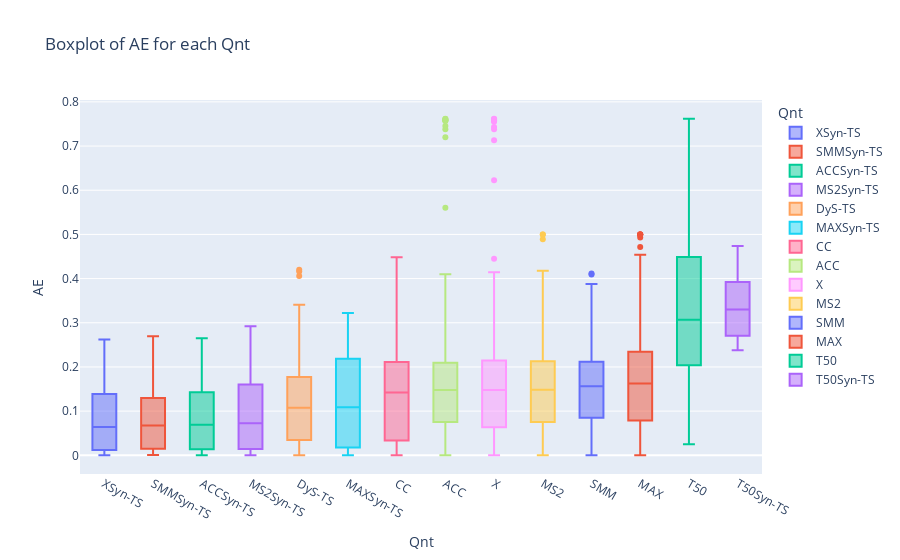

Here is the notebook cell this chart was saved with:
### Markdown cell above
# Boxplot general

### Code cell
import plotly.express as px

def plot_sorted_boxplot(df):
    # Calculate the median AE for each Qnt
    median_ae = df.groupby('Qnt')['AE'].median().reset_index()

    # Sort the Qnt by the median AE
    sorted_qnt = median_ae.sort_values(by='AE')['Qnt']

    # Reorder the grouped DataFrame based on the sorted Qnt
    df['Qnt'] = pd.Categorical(df['Qnt'], categories=sorted_qnt, ordered=True)
    df = df.sort_values('Qnt')

    # Plot the sorted boxplot
    fig = px.box(df, x='Qnt', y='AE', color='Qnt', title='Boxplot of AE for each Qnt')
    fig.update_layout(xaxis_title='Qnt', yaxis_title='AE', showlegend=True)
    fig.show()

# Example usage
plot_sorted_boxplot(grouped)

### Figure 1 — Plotly figure (JSON) as saved in the notebook; plotly's stock layout.template omitted (floating-point values rounded to 4 significant figures)
{"data": [{"alignmentgroup": "True", "hovertemplate": "Qnt=%{x}<br>AE=%{y}<extra></extra>", "legendgroup": "XSyn-TS", "marker": {"color": "#636efa"}, "name": "XSyn-TS", "notched": false, "offsetgroup": "XSyn-TS", "orientation": "v", "showlegend": true, "type": "box", "x": ["XSyn-TS", "XSyn-TS", "XSyn-TS", "XSyn-TS", "XSyn-TS", "XSyn-TS", "XSyn-TS", "XSyn-TS", "XSyn-TS", "XSyn-TS", "XSyn-TS", "XSyn-TS", "XSyn-TS", "XSyn-TS", "XSyn-TS", "XSyn-TS", "XSyn-TS", "XSyn-TS", "XSyn-TS", "XSyn-TS", "XSyn-TS", "XSyn-TS", "XSyn-TS", "XSyn-TS", "XSyn-TS", "XSyn-TS", "XSyn-TS", "XSyn-TS", "XSyn-TS", "XSyn-TS", "XSyn-TS", "XSyn-TS", "XSyn-TS", "XSyn-TS", "XSyn-TS", "XSyn-TS", "XSyn-TS", "XSyn-TS", "XSyn-TS", "XSyn-TS", "XSyn-TS", "XSyn-TS", "XSyn-TS", "XSyn-TS", "XSyn-TS", "XSyn-TS", "XSyn-TS", "XSyn-TS", "XSyn-TS", "XSyn-TS", "XSyn-TS", "XSyn-TS", "XSyn-TS", "XSyn-TS", "XSyn-TS", "XSyn-TS", "XSyn-TS", "XSyn-TS", "XSyn-TS", "XSyn-TS", "XSyn-TS", "XSyn-TS", "XSyn-TS", "XSyn-TS", "XSyn-TS", "XSyn-TS", "XSyn-TS", "XSyn-TS", "XSyn-TS", "XSyn-TS", "XSyn-TS", "XSyn-TS", "XSyn-TS", "XSyn-TS", "XSyn-TS", "XSyn-TS", "XSyn-TS", "XSyn-TS", "XSyn-TS", "XSyn-TS", "XSyn-TS", "XSyn-TS", "XSyn-TS", "XSyn-TS", "XSyn-TS", "XSyn-TS", "XSyn-TS", "XSyn-TS", "XSyn-TS", "XSyn-TS", "XSyn-TS", "XSyn-TS", "XSyn-TS", "XSyn-TS", "XSyn-TS", "XSyn-TS", "XSyn-TS", "XSyn-TS", "XSyn-TS", "XSyn-TS"], "x0": " ", "xaxis": "x", "y": [0.0, 0.07381, 0.2518, 0.2614, 0.2434, 0.261, 0.2603, 0.2504, 0.2366, 0.2547, 0.1886, 0.131, 0.1893, 0.1762, 0.1996, 0.1797, 0.1863, 0.1662, 0.1847, 0.1757, 0.1298, 0.1408, 0.2602, 0.1439, 0.1885, 0.07838, 0.1009, 0.1025, 0.09667, 0.139, 0.1432, 0.1301, 0.1396, 0.103, 0.139, 0.09267, 0.07848, 0.09929, 0.09548, 0.0979, 0.0981, 0.06781, 0.06233, 0.07238, 0.0791, 0.07376, 0.1364, 0.07548, 0.1038, 0.01086, 0.2622, 0.004143, 0.0121, 0.05981, 0.05319, 0.04476, 0.05381, 0.05981, 0.05433, 0.05929, 0.06548, 0.05771, 0.01281, 0.02671, 0.02543, 0.02857, 0.02648, 0.02833, 0.02233, 0.02686, 0.02652, 0.02395, 0.01171, 0.08257, 0.02343, 0.01219, 0.01176, 0.003905, 0.01086, 0.01181, 0.01143, 0.003762, 0.003714, 0.003429, 0.01329, 0.003571, 0.003857, 0.00381, 0.002952, 0.003333, 0.0, 0.0, 0.0, 0.0, 0.0, 0.0, 0.0, 0.0, 0.0, 0.05862], "y0": " ", "yaxis": "y"}, {"alignmentgroup": "True", "hovertemplate": "Qnt=%{x}<br>AE=%{y}<extra></extra>", "legendgroup": "SMMSyn-TS", "marker": {"color": "#EF553B"}, "name": "SMMSyn-TS", "notched": false, "offsetgroup": "SMMSyn-TS", "orientation": "v", "showlegend": true, "type": "box", "x": ["SMMSyn-TS", "SMMSyn-TS", "SMMSyn-TS", "SMMSyn-TS", "SMMSyn-TS", "SMMSyn-TS", "SMMSyn-TS", "SMMSyn-TS", "SMMSyn-TS", "SMMSyn-TS", "SMMSyn-TS", "SMMSyn-TS", "SMMSyn-TS", "SMMSyn-TS", "SMMSyn-TS", "SMMSyn-TS", "SMMSyn-TS", "SMMSyn-TS", "SMMSyn-TS", "SMMSyn-TS", "SMMSyn-TS", "SMMSyn-TS", "SMMSyn-TS", "SMMSyn-TS", "SMMSyn-TS", "SMMSyn-TS", "SMMSyn-TS", "SMMSyn-TS", "SMMSyn-TS", "SMMSyn-TS", "SMMSyn-TS", "SMMSyn-TS", "SMMSyn-TS", "SMMSyn-TS", "SMMSyn-TS", "SMMSyn-TS", "SMMSyn-TS", "SMMSyn-TS", "SMMSyn-TS", "SMMSyn-TS", "SMMSyn-TS", "SMMSyn-TS", "SMMSyn-TS", "SMMSyn-TS", "SMMSyn-TS", "SMMSyn-TS", "SMMSyn-TS", "SMMSyn-TS", "SMMSyn-TS", "SMMSyn-TS", "SMMSyn-TS", "SMMSyn-TS", "SMMSyn-TS", "SMMSyn-TS", "SMMSyn-TS", "SMMSyn-TS", "SMMSyn-TS", "SMMSyn-TS", "SMMSyn-TS", "SMMSyn-TS", "SMMSyn-TS", "SMMSyn-TS", "SMMSyn-TS", "SMMSyn-TS", "SMMSyn-TS", "SMMSyn-TS", "SMMSyn-TS", "SMMSyn-TS", "SMMSyn-TS", "SMMSyn-TS", "SMMSyn-TS", "SMMSyn-TS", "SMMSyn-TS", "SMMSyn-TS", "SMMSyn-TS", "SMMSyn-TS", "SMMSyn-TS", "SMMSyn-TS", "SMMSyn-TS", "SMMSyn-TS", "SMMSyn-TS", "SMMSyn-TS", "SMMSyn-TS", "SMMSyn-TS", "SMMSyn-TS", "SMMSyn-TS", "SMMSyn-TS", "SMMSyn-TS", "SMMSyn-TS", "SMMSyn-TS", "SMMSyn-TS", "SMMSyn-TS", "SMMSyn-TS", "SMMSyn-TS", "SMMSyn-TS", "SMMSyn-TS", "SMMSyn-TS", "SMMSyn-TS", "SMMSyn-TS", "SMMSyn-TS"], "x0": " ", "xaxis": "x", "y": [0.2449, 0.237, 0.254, 0.2477, 0.186, 0.2466, 0.2418, 0.001286, 0.1297, 0.2695, 0.2576, 0.1645, 0.2601, 0.1932, 0.1798, 0.186, 0.1853, 0.1857, 0.1839, 0.1845, 0.1757, 0.1278, 0.243, 0.1265, 0.09514, 0.07595, 0.001048, 0.08819, 0.123, 0.1297, 0.1371, 0.1382, 0.1247, 0.1372, 0.08643, 0.1056, 0.09333, 0.09657, 0.0711, 0.08619, 0.09648, 0.09533, 0.08114, 0.07557, 0.08281, 0.08324, 0.0759, 0.072, 0.07314, 0.1316, 0.07462, 0.01481, 0.02395, 0.01476, 0.05562, 0.04833, 0.06429, 0.05733, 0.05719, 0.056, 0.04495, 0.001333, 0.04919, 0.05205, 0.02662, 0.02838, 0.02681, 0.02786, 0.03052, 0.03552, 0.0261, 0.01529, 0.01376, 0.02538, 0.015, 0.02671, 0.0559, 0.008429, 0.01629, 0.01448, 0.01529, 0.01548, 0.008905, 0.007619, 0.007333, 0.007619, 0.008286, 0.008476, 0.08757, 0.01462, 0.008333, 0.007667, 0.001048, 0.001048, 0.001286, 0.0008095, 0.001238, 0.001095, 0.00119, 0.008095], "y0": " ", "yaxis": "y"}, {"alignmentgroup": "True", "hovertemplate": "Qnt=%{x}<br>AE=%{y}<extra></extra>", "legendgroup": "ACCSyn-TS", "marker": {"color": "#00cc96"}, "name": "ACCSyn-TS", "notched": false, "offsetgroup": "ACCSyn-TS", "orientation": "v", "showlegend": true, "type": "box", "x": ["ACCSyn-TS", "ACCSyn-TS", "ACCSyn-TS", "ACCSyn-TS", "ACCSyn-TS", "ACCSyn-TS", "ACCSyn-TS", "ACCSyn-TS", "ACCSyn-TS", "ACCSyn-TS", "ACCSyn-TS", "ACCSyn-TS", "ACCSyn-TS", "ACCSyn-TS", "ACCSyn-TS", "ACCSyn-TS", "ACCSyn-TS", "ACCSyn-TS", "ACCSyn-TS", "ACCSyn-TS", "ACCSyn-TS", "ACCSyn-TS", "ACCSyn-TS", "ACCSyn-TS", "ACCSyn-TS", "ACCSyn-TS", "ACCSyn-TS", "ACCSyn-TS", "ACCSyn-TS", "ACCSyn-TS", "ACCSyn-TS", "ACCSyn-TS", "ACCSyn-TS", "ACCSyn-TS", "ACCSyn-TS", "ACCSyn-TS", "ACCSyn-TS", "ACCSyn-TS", "ACCSyn-TS", "ACCSyn-TS", "ACCSyn-TS", "ACCSyn-TS", "ACCSyn-TS", "ACCSyn-TS", "ACCSyn-TS", "ACCSyn-TS", "ACCSyn-TS", "ACCSyn-TS", "ACCSyn-TS", "ACCSyn-TS", "ACCSyn-TS", "ACCSyn-TS", "ACCSyn-TS", "ACCSyn-TS", "ACCSyn-TS", "ACCSyn-TS", "ACCSyn-TS", "ACCSyn-TS", "ACCSyn-TS", "ACCSyn-TS", "ACCSyn-TS", "ACCSyn-TS", "ACCSyn-TS", "ACCSyn-TS", "ACCSyn-TS", "ACCSyn-TS", "ACCSyn-TS", "ACCSyn-TS", "ACCSyn-TS", "ACCSyn-TS", "ACCSyn-TS", "ACCSyn-TS", "ACCSyn-TS", "ACCSyn-TS", "ACCSyn-TS", "ACCSyn-TS", "ACCSyn-TS", "ACCSyn-TS", "ACCSyn-TS", "ACCSyn-TS", "ACCSyn-TS", "ACCSyn-TS", "ACCSyn-TS", "ACCSyn-TS", "ACCSyn-TS", "ACCSyn-TS", "ACCSyn-TS", "ACCSyn-TS", "ACCSyn-TS", "ACCSyn-TS", "ACCSyn-TS", "ACCSyn-TS", "ACCSyn-TS", "ACCSyn-TS", "ACCSyn-TS", "ACCSyn-TS", "ACCSyn-TS", "ACCSyn-TS", "ACCSyn-TS", "ACCSyn-TS"], "x0": " ", "xaxis": "x", "y": [0.2489, 0.2442, 0.2481, 0.2478, 0.2556, 0.2534, 0.2652, 0.2505, 0.2626, 0.2552, 0.1995, 0.2001, 0.202, 0.1856, 0.1418, 0.1904, 0.1853, 0.1974, 0.192, 0.196, 0.1395, 0.07876, 0.1913, 0.0, 0.07929, 0.1438, 0.07767, 0.1088, 0.1364, 0.152, 0.1476, 0.1462, 0.1369, 0.1147, 0.1054, 0.09686, 0.135, 0.1102, 0.09924, 0.0, 0.1122, 0.09652, 0.1095, 0.07867, 0.08395, 0.08348, 0.07676, 0.08829, 0.09348, 0.1532, 0.06962, 0.01314, 0.06829, 0.0659, 0.06443, 0.06157, 0.06162, 0.0641, 0.05095, 0.05733, 0.02743, 0.02771, 0.02929, 0.03129, 0.02648, 0.02667, 0.02571, 0.02367, 0.02948, 0.01314, 0.004952, 0.0, 0.01314, 0.06676, 0.05433, 0.02924, 0.08248, 0.01386, 0.01581, 0.01371, 0.01333, 0.003857, 0.005476, 0.004619, 0.004381, 0.004238, 0.004476, 0.004143, 0.01329, 0.004762, 0.00419, 0.0141, 0.0, 0.0, 0.0, 0.01357, 0.0, 0.0, 0.0, 0.0], "y0": " ", "yaxis": "y"}, {"alignmentgroup": "True", "hovertemplate": "Qnt=%{x}<br>AE=%{y}<extra></extra>", "legendgroup": "MS2Syn-TS", "marker": {"color": "#ab63fa"}, "name": "MS2Syn-TS", "notched": false, "offsetgroup": "MS2Syn-TS", "orientation": "v", "showlegend": true, "type": "box", "x": ["MS2Syn-TS", "MS2Syn-TS", "MS2Syn-TS", "MS2Syn-TS", "MS2Syn-TS", "MS2Syn-TS", "MS2Syn-TS", "MS2Syn-TS", "MS2Syn-TS", "MS2Syn-TS", "MS2Syn-TS", "MS2Syn-TS", "MS2Syn-TS", "MS2Syn-TS", "MS2Syn-TS", "MS2Syn-TS", "MS2Syn-TS", "MS2Syn-TS", "MS2Syn-TS", "MS2Syn-TS", "MS2Syn-TS", "MS2Syn-TS", "MS2Syn-TS", "MS2Syn-TS", "MS2Syn-TS", "MS2Syn-TS", "MS2Syn-TS", "MS2Syn-TS", "MS2Syn-TS", "MS2Syn-TS", "MS2Syn-TS", "MS2Syn-TS", "MS2Syn-TS", "MS2Syn-TS", "MS2Syn-TS", "MS2Syn-TS", "MS2Syn-TS", "MS2Syn-TS", "MS2Syn-TS", "MS2Syn-TS", "MS2Syn-TS", "MS2Syn-TS", "MS2Syn-TS", "MS2Syn-TS", "MS2Syn-TS", "MS2Syn-TS", "MS2Syn-TS", "MS2Syn-TS", "MS2Syn-TS", "MS2Syn-TS", "MS2Syn-TS", "MS2Syn-TS", "MS2Syn-TS", "MS2Syn-TS", "MS2Syn-TS", "MS2Syn-TS", "MS2Syn-TS", "MS2Syn-TS", "MS2Syn-TS", "MS2Syn-TS", "MS2Syn-TS", "MS2Syn-TS", "MS2Syn-TS", "MS2Syn-TS", "MS2Syn-TS", "MS2Syn-TS", "MS2Syn-TS", "MS2Syn-TS", "MS2Syn-TS", "MS2Syn-TS", "MS2Syn-TS", "MS2Syn-TS", "MS2Syn-TS", "MS2Syn-TS", "MS2Syn-TS", "MS2Syn-TS", "MS2Syn-TS", "MS2Syn-TS", "MS2Syn-TS", "MS2Syn-TS", "MS2Syn-TS", "MS2Syn-TS", "MS2Syn-TS", "MS2Syn-TS", "MS2Syn-TS", "MS2Syn-TS", "MS2Syn-TS", "MS2Syn-TS", "MS2Syn-TS", "MS2Syn-TS", "MS2Syn-TS", "MS2Syn-TS", "MS2Syn-TS", "MS2Syn-TS", "MS2Syn-TS", "MS2Syn-TS", "MS2Syn-TS", "MS2Syn-TS", "MS2Syn-TS", "MS2Syn-TS"], "x0": " ", "xaxis": "x", "y": [0.2032, 0.119, 0.2758, 0.2646, 0.2923, 0.2063, 0.2661, 0.2158, 0.1979, 0.1997, 0.01448, 0.1239, 0.081, 0.1078, 0.004571, 0.01414, 0.01419, 0.01429, 0.01476, 0.01281, 0.2761, 0.219, 0.2822, 0.0151, 0.2695, 0.1614, 0.2161, 0.169, 0.1608, 0.1463, 0.1615, 0.1545, 0.1621, 0.1535, 0.1569, 0.27, 0.1596, 0.1206, 0.1084, 0.1169, 0.116, 0.1169, 0.2744, 0.2193, 0.2104, 0.0, 0.2596, 0.114, 0.01252, 0.2157, 0.004048, 0.09262, 0.0941, 0.09333, 0.06533, 0.0679, 0.059, 0.05824, 0.054, 0.0651, 0.06914, 0.08738, 0.06324, 0.02633, 0.02548, 0.02767, 0.02633, 0.03343, 0.02952, 0.05767, 0.0, 0.0, 0.01486, 0.0661, 0.08919, 0.02976, 0.08819, 0.07629, 0.004048, 0.004286, 0.004714, 0.114, 0.004048, 0.004571, 0.004, 0.003762, 0.0, 0.0, 0.004905, 0.02567, 0.0, 0.0, 0.0, 0.0, 0.01405, 0.0291, 0.08324, 0.02662, 0.08438, 0.0], "y0": " ", "yaxis": "y"}, {"alignmentgroup": "True", "hovertemplate": "Qnt=%{x}<br>AE=%{y}<extra></extra>", "legendgroup": "DyS-TS", "marker": {"color": "#FFA15A"}, "name": "DyS-TS", "notched": false, "offsetgroup": "DyS-TS", "orientation": "v", "showlegend": true, "type": "box", "x": ["DyS-TS", "DyS-TS", "DyS-TS", "DyS-TS", "DyS-TS", "DyS-TS", "DyS-TS", "DyS-TS", "DyS-TS", "DyS-TS", "DyS-TS", "DyS-TS", "DyS-TS", "DyS-TS", "DyS-TS", "DyS-TS", "DyS-TS", "DyS-TS", "DyS-TS", "DyS-TS", "DyS-TS", "DyS-TS", "DyS-TS", "DyS-TS", "DyS-TS", "DyS-TS", "DyS-TS", "DyS-TS", "DyS-TS", "DyS-TS", "DyS-TS", "DyS-TS", "DyS-TS", "DyS-TS", "DyS-TS", "DyS-TS", "DyS-TS", "DyS-TS", "DyS-TS", "DyS-TS", "DyS-TS", "DyS-TS", "DyS-TS", "DyS-TS", "DyS-TS", "DyS-TS", "DyS-TS", "DyS-TS", "DyS-TS", "DyS-TS", "DyS-TS", "DyS-TS", "DyS-TS", "DyS-TS", "DyS-TS", "DyS-TS", "DyS-TS", "DyS-TS", "DyS-TS", "DyS-TS", "DyS-TS", "DyS-TS", "DyS-TS", "DyS-TS", "DyS-TS", "DyS-TS", "DyS-TS", "DyS-TS", "DyS-TS", "DyS-TS", "DyS-TS", "DyS-TS", "DyS-TS", "DyS-TS", "DyS-TS", "DyS-TS", "DyS-TS", "DyS-TS", "DyS-TS", "DyS-TS", "DyS-TS", "DyS-TS", "DyS-TS", "DyS-TS", "DyS-TS", "DyS-TS", "DyS-TS", "DyS-TS", "DyS-TS", "DyS-TS", "DyS-TS", "DyS-TS", "DyS-TS", "DyS-TS", "DyS-TS", "DyS-TS", "DyS-TS", "DyS-TS", "DyS-TS", "DyS-TS", "DyS-TS", "DyS-TS", "DyS-TS", "DyS-TS", "DyS-TS", "DyS-TS", "DyS-TS", "DyS-TS", "DyS-TS", "DyS-TS", "DyS-TS", "DyS-TS", "DyS-TS", "DyS-TS", "DyS-TS", "DyS-TS", "DyS-TS", "DyS-TS", "DyS-TS", "DyS-TS"], "x0": " ", "xaxis": "x", "y": [0.3262, 0.008095, 0.1296, 0.1686, 0.2181, 0.2026, 0.1844, 0.4057, 0.2188, 0.2133, 0.0951, 0.2496, 0.07086, 0.102, 0.183, 0.1289, 0.1209, 0.1013, 0.1443, 0.1438, 0.09149, 0.151, 0.1332, 0.06857, 0.05607, 0.1636, 0.05962, 0.249, 0.1174, 0.01509, 0.03292, 0.1679, 0.02381, 0.1703, 0.179, 0.1517, 0.01148, 0.029, 0.1692, 0.1787, 0.02077, 0.02, 0.004333, 0.023, 0.2285, 0.009704, 0.171, 0.168, 0.015, 0.00319, 0.0, 0.2589, 0.2354, 0.2403, 0.2136, 0.2491, 0.2489, 0.416, 0.1752, 0.1719, 0.154, 0.1929, 0.1706, 0.02971, 0.03643, 0.06719, 0.09619, 0.189, 0.129, 0.1011, 0.06243, 0.05319, 0.1324, 0.2687, 0.0579, 0.184, 0.1515, 0.118, 0.03048, 0.1274, 0.05314, 0.09143, 0.1098, 0.08119, 0.2174, 0.3407, 0.09648, 0.1018, 0.1412, 0.01695, 0.05788, 0.02074, 0.1395, 0.05775, 0.1059, 0.07043, 0.01424, 0.02281, 0.01975, 0.213, 0.01538, 0.2143, 0.0, 0.1131, 0.07957, 0.02995, 0.01648, 0.03788, 0.097, 0.42, 0.008429, 0.02014, 0.003846, 0.07895, 0.006952, 0.03774, 0.01051, 0.3119, 0.06343, 0.1128], "y0": " ", "yaxis": "y"}, {"alignmentgroup": "True", "hovertemplate": "Qnt=%{x}<br>AE=%{y}<extra></extra>", "legendgroup": "MAXSyn-TS", "marker": {"color": "#19d3f3"}, "name": "MAXSyn-TS", "notched": false, "offsetgroup": "MAXSyn-TS", "orientation": "v", "showlegend": true, "type": "box", "x": ["MAXSyn-TS", "MAXSyn-TS", "MAXSyn-TS", "MAXSyn-TS", "MAXSyn-TS", "MAXSyn-TS", "MAXSyn-TS", "MAXSyn-TS", "MAXSyn-TS", "MAXSyn-TS", "MAXSyn-TS", "MAXSyn-TS", "MAXSyn-TS", "MAXSyn-TS", "MAXSyn-TS", "MAXSyn-TS", "MAXSyn-TS", "MAXSyn-TS", "MAXSyn-TS", "MAXSyn-TS", "MAXSyn-TS", "MAXSyn-TS", "MAXSyn-TS", "MAXSyn-TS", "MAXSyn-TS", "MAXSyn-TS", "MAXSyn-TS", "MAXSyn-TS", "MAXSyn-TS", "MAXSyn-TS", "MAXSyn-TS", "MAXSyn-TS", "MAXSyn-TS", "MAXSyn-TS", "MAXSyn-TS", "MAXSyn-TS", "MAXSyn-TS", "MAXSyn-TS", "MAXSyn-TS", "MAXSyn-TS", "MAXSyn-TS", "MAXSyn-TS", "MAXSyn-TS", "MAXSyn-TS", "MAXSyn-TS", "MAXSyn-TS", "MAXSyn-TS", "MAXSyn-TS", "MAXSyn-TS", "MAXSyn-TS", "MAXSyn-TS", "MAXSyn-TS", "MAXSyn-TS", "MAXSyn-TS", "MAXSyn-TS", "MAXSyn-TS", "MAXSyn-TS", "MAXSyn-TS", "MAXSyn-TS", "MAXSyn-TS", "MAXSyn-TS", "MAXSyn-TS", "MAXSyn-TS", "MAXSyn-TS", "MAXSyn-TS", "MAXSyn-TS", "MAXSyn-TS", "MAXSyn-TS", "MAXSyn-TS", "MAXSyn-TS", "MAXSyn-TS", "MAXSyn-TS", "MAXSyn-TS", "MAXSyn-TS", "MAXSyn-TS", "MAXSyn-TS", "MAXSyn-TS", "MAXSyn-TS", "MAXSyn-TS", "MAXSyn-TS", "MAXSyn-TS", "MAXSyn-TS", "MAXSyn-TS", "MAXSyn-TS", "MAXSyn-TS", "MAXSyn-TS", "MAXSyn-TS", "MAXSyn-TS", "MAXSyn-TS", "MAXSyn-TS", "MAXSyn-TS", "MAXSyn-TS", "MAXSyn-TS", "MAXSyn-TS", "MAXSyn-TS", "MAXSyn-TS", "MAXSyn-TS", "MAXSyn-TS", "MAXSyn-TS", "MAXSyn-TS"], "x0": " ", "xaxis": "x", "y": [0.0, 0.0, 0.0, 0.0, 0.09195, 0.0, 0.0, 0.0, 0.0, 0.0, 0.005333, 0.0179, 0.005, 0.005667, 0.004667, 0.004476, 0.005143, 0.01748, 0.004714, 0.0, 0.01733, 0.004762, 0.01914, 0.0931, 0.01752, 0.01781, 0.01895, 0.01767, 0.04786, 0.04081, 0.03833, 0.04129, 0.0399, 0.04405, 0.01781, 0.004095, 0.03871, 0.04833, 0.04043, 0.08852, 0.08819, 0.09286, 0.08205, 0.09295, 0.08862, 0.01714, 0.09062, 0.038, 0.08295, 0.004619, 0.1447, 0.1736, 0.148, 0.1454, 0.1407, 0.1457, 0.1339, 0.1351, 0.1367, 0.1747, 0.1777, 0.2152, 0.1783, 0.1773, 0.1809, 0.196, 0.1833, 0.23, 0.2089, 0.1708, 0.1955, 0.208, 0.2214, 0.1925, 0.2669, 0.1428, 0.3179, 0.2384, 0.23, 0.2341, 0.2901, 0.2828, 0.2881, 0.2945, 0.2612, 0.2747, 0.257, 0.2704, 0.273, 0.3189, 0.2069, 0.3222, 0.2976, 0.3119, 0.3033, 0.3031, 0.3202, 0.3099, 0.3101, 0.1246], "y0": " ", "yaxis": "y"}, {"alignmentgroup": "True", "hovertemplate": "Qnt=%{x}<br>AE=%{y}<extra></extra>", "legendgroup": "CC", "marker": {"color": "#FF6692"}, "name": "CC", "notched": false, "offsetgroup": "CC", "orientation": "v", "showlegend": true, "type": "box", "x": ["CC", "CC", "CC", "CC", "CC", "CC", "CC", "CC", "CC", "CC", "CC", "CC", "CC", "CC", "CC", "CC", "CC", "CC", "CC", "CC", "CC", "CC", "CC", "CC", "CC", "CC", "CC", "CC", "CC", "CC", "CC", "CC", "CC", "CC", "CC", "CC", "CC", "CC", "CC", "CC", "CC", "CC", "CC", "CC", "CC", "CC", "CC", "CC", "CC", "CC", "CC", "CC", "CC", "CC", "CC", "CC", "CC", "CC", "CC", "CC", "CC", "CC", "CC", "CC", "CC", "CC", "CC", "CC", "CC", "CC", "CC", "CC", "CC", "CC", "CC", "CC", "CC", "CC", "CC", "CC", "CC", "CC", "CC", "CC", "CC", "CC", "CC", "CC", "CC", "CC", "CC", "CC", "CC", "CC", "CC", "CC", "CC", "CC", "CC", "CC", "CC", "CC", "CC", "CC", "CC", "CC", "CC", "CC", "CC", "CC", "CC", "CC", "CC", "CC", "CC", "CC", "CC", "CC", "CC", "CC"], "x0": " ", "xaxis": "x", "y": [0.005333, 0.2117, 0.2311, 0.1235, 0.112, 0.0, 0.2512, 0.0, 0.0, 0.2536, 0.0, 0.2541, 0.2527, 0.2318, 0.2536, 0.2163, 0.2318, 0.0, 0.4162, 0.2321, 0.1961, 0.2086, 0.1488, 0.371, 0.1753, 0.1843, 0.4481, 0.004438, 0.0, 0.009, 0.0, 0.008718, 0.0, 0.0, 0.005333, 0.1793, 0.0, 0.0, 0.0, 0.00481, 0.2119, 0.005263, 0.02839, 0.2038, 0.1119, 0.07186, 0.07333, 0.1281, 0.07338, 0.0603, 0.03419, 0.03376, 0.06381, 0.03267, 0.005714, 0.113, 0.005619, 0.005476, 0.3248, 0.2077, 0.1501, 0.1527, 0.056, 0.1364, 0.2088, 0.1477, 0.4082, 0.2322, 0.2308, 0.231, 0.2306, 0.375, 0.2109, 0.2099, 0.1915, 0.2342, 0.2073, 0.1823, 0.3347, 0.1498, 0.2993, 0.1821, 0.1493, 0.167, 0.1804, 0.1804, 0.1811, 0.1804, 0.006048, 0.005238, 0.211, 0.03314, 0.2549, 0.1513, 0.2595, 0.254, 0.09565, 0.2538, 0.06831, 0.238, 0.1122, 0.1144, 0.1139, 0.1045, 0.1117, 0.1132, 0.1484, 0.0339, 0.07395, 0.0739, 0.0721, 0.07252, 0.1509, 0.07329, 0.117, 0.03386, 0.1815, 0.03329, 0.03063, 0.03329], "y0": " ", "yaxis": "y"}, {"alignmentgroup": "True", "hovertemplate": "Qnt=%{x}<br>AE=%{y}<extra></extra>", "legendgroup": "ACC", "marker": {"color": "#B6E880"}, "name": "ACC", "notched": false, "offsetgroup": "ACC", "orientation": "v", "showlegend": true, "type": "box", "x": ["ACC", "ACC", "ACC", "ACC", "ACC", "ACC", "ACC", "ACC", "ACC", "ACC", "ACC", "ACC", "ACC", "ACC", "ACC", "ACC", "ACC", "ACC", "ACC", "ACC", "ACC", "ACC", "ACC", "ACC", "ACC", "ACC", "ACC", "ACC", "ACC", "ACC", "ACC", "ACC", "ACC", "ACC", "ACC", "ACC", "ACC", "ACC", "ACC", "ACC", "ACC", "ACC", "ACC", "ACC", "ACC", "ACC", "ACC", "ACC", "ACC", "ACC", "ACC", "ACC", "ACC", "ACC", "ACC", "ACC", "ACC", "ACC", "ACC", "ACC", "ACC", "ACC", "ACC", "ACC", "ACC", "ACC", "ACC", "ACC", "ACC", "ACC", "ACC", "ACC", "ACC", "ACC", "ACC", "ACC", "ACC", "ACC", "ACC", "ACC", "ACC", "ACC", "ACC", "ACC", "ACC", "ACC", "ACC", "ACC", "ACC", "ACC", "ACC", "ACC", "ACC", "ACC", "ACC", "ACC", "ACC", "ACC", "ACC", "ACC", "ACC", "ACC", "ACC", "ACC", "ACC", "ACC", "ACC", "ACC", "ACC", "ACC", "ACC", "ACC", "ACC", "ACC", "ACC", "ACC", "ACC", "ACC", "ACC", "ACC"], "x0": " ", "xaxis": "x", "y": [0.1345, 0.1466, 0.01857, 0.2308, 0.34, 0.2135, 0.1621, 0.3852, 0.2402, 0.2354, 0.18, 0.2001, 0.2534, 0.09857, 0.1924, 0.2643, 0.2043, 0.1767, 0.127, 0.1087, 0.1789, 0.1538, 0.1584, 0.1417, 0.08333, 0.1469, 0.1285, 0.08581, 0.7381, 0.171, 0.1099, 0.1874, 0.1981, 0.02852, 0.0281, 0.02857, 0.1726, 0.1952, 0.06262, 0.06857, 0.02857, 0.025, 0.1788, 0.193, 0.2533, 0.004571, 0.005148, 0.1986, 0.1933, 0.025, 0.00619, 0.0, 0.5605, 0.2428, 0.2443, 0.2371, 0.41, 0.2549, 0.09387, 0.72, 0.1464, 0.1981, 0.08519, 0.2242, 0.2273, 0.3748, 0.7452, 0.1163, 0.1318, 0.1651, 0.1904, 0.2055, 0.331, 0.7586, 0.0481, 0.085, 0.1233, 0.08238, 0.1004, 0.7614, 0.24, 0.1353, 0.1519, 0.1063, 0.06471, 0.0661, 0.7581, 0.2983, 0.06119, 0.0921, 0.1709, 0.0, 0.05714, 0.1805, 0.7567, 0.128, 0.1171, 0.05534, 0.02129, 0.2032, 0.1225, 0.7619, 0.1483, 0.1349, 0.08651, 0.04786, 0.01005, 0.04052, 0.06476, 0.1486, 0.1586, 0.008718, 0.02452, 0.0281, 0.1019, 0.1058, 0.1576, 0.7595, 0.05564, 0.06086], "y0": " ", "yaxis": "y"}, {"alignmentgroup": "True", "hovertemplate": "Qnt=%{x}<br>AE=%{y}<extra></extra>", "legendgroup": "X", "marker": {"color": "#FF97FF"}, "name": "X", "notched": false, "offsetgroup": "X", "orientation": "v", "showlegend": true, "type": "box", "x": ["X", "X", "X", "X", "X", "X", "X", "X", "X", "X", "X", "X", "X", "X", "X", "X", "X", "X", "X", "X", "X", "X", "X", "X", "X", "X", "X", "X", "X", "X", "X", "X", "X", "X", "X", "X", "X", "X", "X", "X", "X", "X", "X", "X", "X", "X", "X", "X", "X", "X", "X", "X", "X", "X", "X", "X", "X", "X", "X", "X", "X", "X", "X", "X", "X", "X", "X", "X", "X", "X", "X", "X", "X", "X", "X", "X", "X", "X", "X", "X", "X", "X", "X", "X", "X", "X", "X", "X", "X", "X", "X", "X", "X", "X", "X", "X", "X", "X", "X", "X", "X", "X", "X", "X", "X", "X", "X", "X", "X", "X", "X", "X", "X", "X", "X", "X", "X", "X", "X", "X"], "x0": " ", "xaxis": "x", "y": [0.1958, 0.235, 0.4043, 0.1443, 0.1304, 0.0, 0.2508, 0.4448, 0.2089, 0.1928, 0.2154, 0.09381, 0.1254, 0.3143, 0.1753, 0.01952, 0.1234, 0.1018, 0.2133, 0.1795, 0.1521, 0.1561, 0.1417, 0.1214, 0.146, 0.1066, 0.08981, 0.1826, 0.003952, 0.7129, 0.1663, 0.2229, 0.1789, 0.005148, 0.02762, 0.06643, 0.0631, 0.2001, 0.1851, 0.02857, 0.02719, 0.03095, 0.1969, 0.1915, 0.025, 0.1986, 0.09649, 0.1924, 0.006714, 0.0, 0.6229, 0.2398, 0.2415, 0.2271, 0.2477, 0.2547, 0.4143, 0.1774, 0.161, 0.23, 0.025, 0.05871, 0.17, 0.3712, 0.7429, 0.1062, 0.1249, 0.1561, 0.1884, 0.2025, 0.3387, 0.05005, 0.05881, 0.1162, 0.1522, 0.7576, 0.288, 0.1079, 0.7571, 0.1018, 0.76, 0.2388, 0.1326, 0.06439, 0.02413, 0.04671, 0.06014, 0.0869, 0.08434, 0.1815, 0.187, 0.06286, 0.0281, 0.2243, 0.09352, 0.7614, 0.1301, 0.1198, 0.04931, 0.01638, 0.1177, 0.7619, 0.1478, 0.1357, 0.2272, 0.04814, 0.01019, 0.04033, 0.1486, 0.1586, 0.7381, 0.02448, 0.05871, 0.01, 0.1074, 0.1475, 0.1578, 0.7548, 0.04974, 0.1047], "y0": " ", "yaxis": "y"}, {"alignmentgroup": "True", "hovertemplate": "Qnt=%{x}<br>AE=%{y}<extra></extra>", "legendgroup": "MS2", "marker": {"color": "#FECB52"}, "name": "MS2", "notched": false, "offsetgroup": "MS2", "orientation": "v", "showlegend": true, "type": "box", "x": ["MS2", "MS2", "MS2", "MS2", "MS2", "MS2", "MS2", "MS2", "MS2", "MS2", "MS2", "MS2", "MS2", "MS2", "MS2", "MS2", "MS2", "MS2", "MS2", "MS2", "MS2", "MS2", "MS2", "MS2", "MS2", "MS2", "MS2", "MS2", "MS2", "MS2", "MS2", "MS2", "MS2", "MS2", "MS2", "MS2", "MS2", "MS2", "MS2", "MS2", "MS2", "MS2", "MS2", "MS2", "MS2", "MS2", "MS2", "MS2", "MS2", "MS2", "MS2", "MS2", "MS2", "MS2", "MS2", "MS2", "MS2", "MS2", "MS2", "MS2", "MS2", "MS2", "MS2", "MS2", "MS2", "MS2", "MS2", "MS2", "MS2", "MS2", "MS2", "MS2", "MS2", "MS2", "MS2", "MS2", "MS2", "MS2", "MS2", "MS2", "MS2", "MS2", "MS2", "MS2", "MS2", "MS2", "MS2", "MS2", "MS2", "MS2", "MS2", "MS2", "MS2", "MS2", "MS2", "MS2", "MS2", "MS2", "MS2", "MS2", "MS2", "MS2", "MS2", "MS2", "MS2", "MS2", "MS2", "MS2", "MS2", "MS2", "MS2", "MS2", "MS2", "MS2", "MS2", "MS2", "MS2", "MS2", "MS2", "MS2"], "x0": " ", "xaxis": "x", "y": [0.1258, 0.234, 0.2489, 0.146, 0.176, 0.1933, 0.5, 0.0, 0.00619, 0.025, 0.4176, 0.164, 0.2533, 0.1852, 0.1359, 0.1358, 0.3276, 0.2325, 0.1971, 0.1105, 0.08029, 0.2595, 0.209, 0.1771, 0.1247, 0.1066, 0.2, 0.217, 0.005266, 0.1862, 0.025, 0.1825, 0.009744, 0.2462, 0.1581, 0.05967, 0.1058, 0.06381, 0.03048, 0.0, 0.02638, 0.2446, 0.1038, 0.02776, 0.02381, 0.1086, 0.09488, 0.176, 0.02857, 0.06886, 0.06202, 0.195, 0.1893, 0.02857, 0.02947, 0.148, 0.2, 0.1933, 0.003952, 0.1505, 0.1551, 0.1373, 0.07881, 0.07138, 0.4108, 0.5, 0.1878, 0.2032, 0.2016, 0.2213, 0.2302, 0.3718, 0.4889, 0.1394, 0.08243, 0.1702, 0.2028, 0.3352, 0.406, 0.05162, 0.07881, 0.1256, 0.1535, 0.1693, 0.2918, 0.317, 0.2516, 0.1579, 0.1886, 0.1105, 0.1124, 0.05513, 0.1571, 0.2426, 0.2483, 0.2346, 0.1189, 0.1312, 0.2393, 0.2738, 0.1093, 0.09062, 0.04905, 0.06229, 0.09281, 0.184, 0.07238, 0.009143, 0.2522, 0.03986, 0.0855, 0.1395, 0.245, 0.1491, 0.044, 0.01643, 0.2518, 0.05619, 0.1326, 0.1205], "y0": " ", "yaxis": "y"}, {"alignmentgroup": "True", "hovertemplate": "Qnt=%{x}<br>AE=%{y}<extra></extra>", "legendgroup": "SMM", "marker": {"color": "#636efa"}, "name": "SMM", "notched": false, "offsetgroup": "SMM", "orientation": "v", "showlegend": true, "type": "box", "x": ["SMM", "SMM", "SMM", "SMM", "SMM", "SMM", "SMM", "SMM", "SMM", "SMM", "SMM", "SMM", "SMM", "SMM", "SMM", "SMM", "SMM", "SMM", "SMM", "SMM", "SMM", "SMM", "SMM", "SMM", "SMM", "SMM", "SMM", "SMM", "SMM", "SMM", "SMM", "SMM", "SMM", "SMM", "SMM", "SMM", "SMM", "SMM", "SMM", "SMM", "SMM", "SMM", "SMM", "SMM", "SMM", "SMM", "SMM", "SMM", "SMM", "SMM", "SMM", "SMM", "SMM", "SMM", "SMM", "SMM", "SMM", "SMM", "SMM", "SMM", "SMM", "SMM", "SMM", "SMM", "SMM", "SMM", "SMM", "SMM", "SMM", "SMM", "SMM", "SMM", "SMM", "SMM", "SMM", "SMM", "SMM", "SMM", "SMM", "SMM", "SMM", "SMM", "SMM", "SMM", "SMM", "SMM", "SMM", "SMM", "SMM", "SMM", "SMM", "SMM", "SMM", "SMM", "SMM", "SMM", "SMM", "SMM", "SMM", "SMM", "SMM", "SMM", "SMM", "SMM", "SMM", "SMM", "SMM", "SMM", "SMM", "SMM", "SMM", "SMM", "SMM", "SMM", "SMM", "SMM", "SMM", "SMM", "SMM", "SMM"], "x0": " ", "xaxis": "x", "y": [0.1509, 0.155, 0.05752, 0.08195, 0.06043, 0.2521, 0.0004142, 0.2419, 0.2277, 0.2487, 0.2267, 0.04662, 0.2018, 0.249, 0.017, 0.04783, 0.1124, 0.1301, 0.225, 0.09943, 0.04063, 0.1723, 0.08038, 0.1001, 0.2269, 0.2933, 0.05448, 0.1514, 0.138, 0.1976, 0.0, 0.07948, 0.1103, 0.1448, 0.1711, 0.18, 0.218, 0.08026, 0.04286, 0.2745, 0.1198, 0.2183, 0.0621, 0.2192, 0.3605, 0.2004, 0.1895, 0.1618, 0.1183, 0.1099, 0.211, 0.388, 0.2271, 0.2015, 0.1204, 0.1853, 0.1765, 0.4113, 0.1068, 0.2053, 0.04105, 0.1805, 0.1378, 0.1674, 0.02857, 0.007857, 0.025, 0.2, 0.2067, 0.07491, 0.04648, 0.02857, 0.1647, 0.1987, 0.1026, 0.09038, 0.1911, 0.1808, 0.1278, 0.1259, 0.01381, 0.1704, 0.1818, 0.1501, 0.1571, 0.09762, 0.1961, 0.1361, 0.1663, 0.2236, 0.07365, 0.01229, 0.1479, 0.06971, 0.2191, 0.3275, 0.025, 0.2437, 0.2127, 0.1083, 0.04118, 0.1848, 0.2109, 0.2686, 0.078, 0.1092, 0.1987, 0.09933, 0.08783, 0.1366, 0.2137, 0.4095, 0.2525, 0.2253, 0.04648, 0.2162, 0.112, 0.3357, 0.233, 0.1865], "y0": " ", "yaxis": "y"}, {"alignmentgroup": "True", "hovertemplate": "Qnt=%{x}<br>AE=%{y}<extra></extra>", "legendgroup": "MAX", "marker": {"color": "#EF553B"}, "name": "MAX", "notched": false, "offsetgroup": "MAX", "orientation": "v", "showlegend": true, "type": "box", "x": ["MAX", "MAX", "MAX", "MAX", "MAX", "MAX", "MAX", "MAX", "MAX", "MAX", "MAX", "MAX", "MAX", "MAX", "MAX", "MAX", "MAX", "MAX", "MAX", "MAX", "MAX", "MAX", "MAX", "MAX", "MAX", "MAX", "MAX", "MAX", "MAX", "MAX", "MAX", "MAX", "MAX", "MAX", "MAX", "MAX", "MAX", "MAX", "MAX", "MAX", "MAX", "MAX", "MAX", "MAX", "MAX", "MAX", "MAX", "MAX", "MAX", "MAX", "MAX", "MAX", "MAX", "MAX", "MAX", "MAX", "MAX", "MAX", "MAX", "MAX", "MAX", "MAX", "MAX", "MAX", "MAX", "MAX", "MAX", "MAX", "MAX", "MAX", "MAX", "MAX", "MAX", "MAX", "MAX", "MAX", "MAX", "MAX", "MAX", "MAX", "MAX", "MAX", "MAX", "MAX", "MAX", "MAX", "MAX", "MAX", "MAX", "MAX", "MAX", "MAX", "MAX", "MAX", "MAX", "MAX", "MAX", "MAX", "MAX", "MAX", "MAX", "MAX", "MAX", "MAX", "MAX", "MAX", "MAX", "MAX", "MAX", "MAX", "MAX", "MAX", "MAX", "MAX", "MAX", "MAX", "MAX", "MAX", "MAX", "MAX"], "x0": " ", "xaxis": "x", "y": [0.4199, 0.2319, 0.197, 0.1616, 0.2505, 0.2297, 0.146, 0.3524, 0.5, 0.1767, 0.319, 0.1792, 0.4716, 0.1272, 0.213, 0.253, 0.3829, 0.4931, 0.2801, 0.08608, 0.1822, 0.151, 0.1631, 0.2747, 0.07286, 0.1483, 0.02, 0.2085, 0.2073, 0.004615, 0.251, 0.1764, 0.02952, 0.2185, 0.02811, 0.1978, 0.2099, 0.2099, 0.02857, 0.07086, 0.1944, 0.06024, 0.1898, 0.02857, 0.005952, 0.025, 0.2456, 0.2005, 0.21, 0.025, 0.005714, 0.1353, 0.0, 0.5, 0.2602, 0.237, 0.2541, 0.1113, 0.09607, 0.404, 0.1491, 0.2167, 0.0731, 0.2064, 0.223, 0.2293, 0.3777, 0.5, 0.1663, 0.126, 0.1725, 0.1877, 0.1116, 0.5, 0.0839, 0.1505, 0.1323, 0.04976, 0.4541, 0.1534, 0.1338, 0.1121, 0.08894, 0.2425, 0.1152, 0.4997, 0.2948, 0.1721, 0.203, 0.3703, 0.331, 0.3222, 0.06719, 0.09224, 0.186, 0.1915, 0.129, 0.1137, 0.05619, 0.02967, 0.04748, 0.1145, 0.04252, 0.009762, 0.05436, 0.3036, 0.06259, 0.1058, 0.1461, 0.1019, 0.06129, 0.02429, 0.009231, 0.299, 0.159, 0.1481, 0.1582, 0.06476, 0.02714, 0.0], "y0": " ", "yaxis": "y"}, {"alignmentgroup": "True", "hovertemplate": "Qnt=%{x}<br>AE=%{y}<extra></extra>", "legendgroup": "T50", "marker": {"color": "#00cc96"}, "name": "T50", "notched": false, "offsetgroup": "T50", "orientation": "v", "showlegend": true, "type": "box", "x": ["T50", "T50", "T50", "T50", "T50", "T50", "T50", "T50", "T50", "T50", "T50", "T50", "T50", "T50", "T50", "T50", "T50", "T50", "T50", "T50", "T50", "T50", "T50", "T50", "T50", "T50", "T50", "T50", "T50", "T50", "T50", "T50", "T50", "T50", "T50", "T50", "T50", "T50", "T50", "T50", "T50", "T50", "T50", "T50", "T50", "T50", "T50", "T50", "T50", "T50", "T50", "T50", "T50", "T50", "T50", "T50", "T50", "T50", "T50", "T50", "T50", "T50", "T50", "T50", "T50", "T50", "T50", "T50", "T50", "T50", "T50", "T50", "T50", "T50", "T50", "T50", "T50", "T50", "T50", "T50", "T50", "T50", "T50", "T50", "T50", "T50", "T50", "T50", "T50", "T50", "T50", "T50", "T50", "T50", "T50", "T50", "T50", "T50", "T50", "T50", "T50", "T50", "T50", "T50", "T50", "T50", "T50", "T50", "T50", "T50", "T50", "T50", "T50", "T50", "T50", "T50", "T50", "T50", "T50", "T50"], "x0": " ", "xaxis": "x", "y": [0.2003, 0.2445, 0.7343, 0.2447, 0.2289, 0.197, 0.4031, 0.2706, 0.4843, 0.7605, 0.4262, 0.07308, 0.7381, 0.1971, 0.07308, 0.1995, 0.2421, 0.2238, 0.2395, 0.5914, 0.7619, 0.274, 0.368, 0.3194, 0.3396, 0.3537, 0.075, 0.07308, 0.075, 0.7557, 0.4577, 0.7571, 0.3589, 0.3796, 0.4493, 0.4076, 0.4229, 0.4124, 0.76, 0.2996, 0.3311, 0.3761, 0.448, 0.075, 0.389, 0.075, 0.4443, 0.4337, 0.4557, 0.5307, 0.075, 0.233, 0.4772, 0.4733, 0.073, 0.729, 0.5067, 0.4841, 0.4709, 0.205, 0.2029, 0.2961, 0.4381, 0.2452, 0.4009, 0.3389, 0.2027, 0.02857, 0.025, 0.2052, 0.2119, 0.3011, 0.2512, 0.025, 0.4493, 0.2119, 0.2795, 0.2052, 0.2001, 0.2009, 0.2053, 0.3888, 0.3207, 0.02857, 0.2042, 0.4382, 0.3577, 0.2191, 0.3331, 0.02905, 0.02857, 0.5914, 0.2563, 0.4888, 0.3122, 0.075, 0.1993, 0.2032, 0.2743, 0.4636, 0.2042, 0.2932, 0.315, 0.02857, 0.2109, 0.7595, 0.4302, 0.5203, 0.02857, 0.4829, 0.396, 0.5795, 0.4806, 0.4543, 0.02857, 0.02857, 0.27, 0.4169, 0.2383, 0.5546], "y0": " ", "yaxis": "y"}, {"alignmentgroup": "True", "hovertemplate": "Qnt=%{x}<br>AE=%{y}<extra></extra>", "legendgroup": "T50Syn-TS", "marker": {"color": "#ab63fa"}, "name": "T50Syn-TS", "notched": false, "offsetgroup": "T50Syn-TS", "orientation": "v", "showlegend": true, "type": "box", "x": ["T50Syn-TS", "T50Syn-TS", "T50Syn-TS", "T50Syn-TS", "T50Syn-TS", "T50Syn-TS", "T50Syn-TS", "T50Syn-TS", "T50Syn-TS", "T50Syn-TS", "T50Syn-TS", "T50Syn-TS", "T50Syn-TS", "T50Syn-TS", "T50Syn-TS", "T50Syn-TS", "T50Syn-TS", "T50Syn-TS", "T50Syn-TS", "T50Syn-TS", "T50Syn-TS", "T50Syn-TS", "T50Syn-TS", "T50Syn-TS", "T50Syn-TS", "T50Syn-TS", "T50Syn-TS", "T50Syn-TS", "T50Syn-TS", "T50Syn-TS", "T50Syn-TS", "T50Syn-TS", "T50Syn-TS", "T50Syn-TS", "T50Syn-TS", "T50Syn-TS", "T50Syn-TS", "T50Syn-TS", "T50Syn-TS", "T50Syn-TS", "T50Syn-TS", "T50Syn-TS", "T50Syn-TS", "T50Syn-TS", "T50Syn-TS", "T50Syn-TS", "T50Syn-TS", "T50Syn-TS", "T50Syn-TS", "T50Syn-TS", "T50Syn-TS", "T50Syn-TS", "T50Syn-TS", "T50Syn-TS", "T50Syn-TS", "T50Syn-TS", "T50Syn-TS", "T50Syn-TS", "T50Syn-TS", "T50Syn-TS", "T50Syn-TS", "T50Syn-TS", "T50Syn-TS", "T50Syn-TS", "T50Syn-TS", "T50Syn-TS", "T50Syn-TS", "T50Syn-TS", "T50Syn-TS", "T50Syn-TS", "T50Syn-TS", "T50Syn-TS", "T50Syn-TS", "T50Syn-TS", "T50Syn-TS", "T50Syn-TS", "T50Syn-TS", "T50Syn-TS", "T50Syn-TS", "T50Syn-TS", "T50Syn-TS", "T50Syn-TS", "T50Syn-TS", "T50Syn-TS", "T50Syn-TS", "T50Syn-TS", "T50Syn-TS", "T50Syn-TS", "T50Syn-TS", "T50Syn-TS", "T50Syn-TS", "T50Syn-TS", "T50Syn-TS", "T50Syn-TS", "T50Syn-TS", "T50Syn-TS", "T50Syn-TS", "T50Syn-TS", "T50Syn-TS", "T50Syn-TS"], "x0": " ", "xaxis": "x", "y": [0.241, 0.2427, 0.2411, 0.2405, 0.2426, 0.2405, 0.2424, 0.2395, 0.2377, 0.2423, 0.2418, 0.2703, 0.2423, 0.2433, 0.2424, 0.242, 0.2417, 0.2425, 0.2691, 0.2417, 0.2695, 0.2414, 0.3359, 0.3023, 0.2712, 0.2708, 0.2688, 0.2713, 0.2703, 0.302, 0.3006, 0.3035, 0.3006, 0.3028, 0.3017, 0.2704, 0.3026, 0.32, 0.323, 0.3191, 0.3223, 0.3124, 0.3256, 0.317, 0.3219, 0.314, 0.32, 0.2706, 0.34, 0.3663, 0.341, 0.3892, 0.3417, 0.3421, 0.3403, 0.348, 0.3384, 0.3649, 0.3733, 0.362, 0.3683, 0.3451, 0.3707, 0.3608, 0.3642, 0.369, 0.3917, 0.4089, 0.4, 0.3676, 0.3791, 0.3013, 0.403, 0.4391, 0.3964, 0.4735, 0.4297, 0.3904, 0.3868, 0.4231, 0.4219, 0.4298, 0.423, 0.432, 0.4357, 0.4302, 0.3029, 0.4296, 0.3928, 0.4647, 0.3344, 0.4552, 0.4578, 0.4535, 0.4531, 0.4571, 0.4732, 0.4469, 0.4301, 0.242], "y0": " ", "yaxis": "y"}], "layout": {"boxmode": "overlay", "legend": {"title": {"text": "Qnt"}, "tracegroupgap": 0}, "showlegend": true, "title": {"text": "Boxplot of AE for each Qnt"}, "xaxis": {"anchor": "y", "categoryarray": ["XSyn-TS", "SMMSyn-TS", "ACCSyn-TS", "MS2Syn-TS", "DyS-TS", "MAXSyn-TS", "CC", "ACC", "X", "MS2", "SMM", "MAX", "T50", "T50Syn-TS"], "categoryorder": "array", "domain": [0, 1], "title": {"text": "Qnt"}}, "yaxis": {"anchor": "x", "domain": [0, 1], "title": {"text": "AE"}}}}
